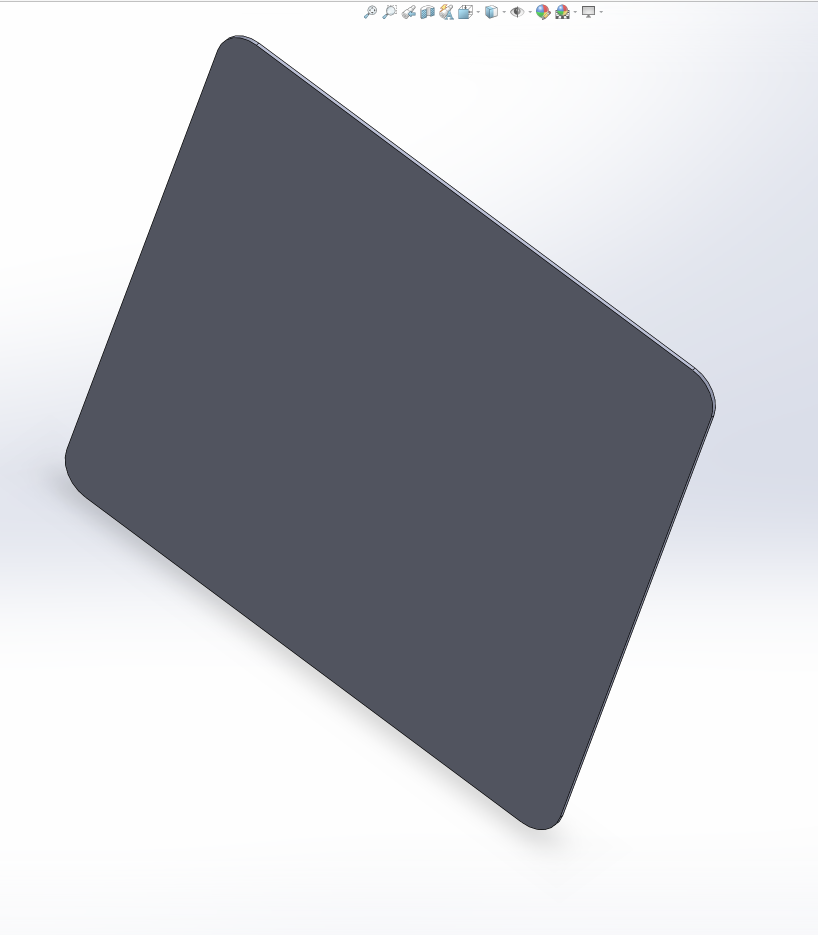
#> input picture Agar Plates/Agar Plate.PNG, 1636 x 1870 px (shown at 1/2 size)
$ python -i LarvaPicker.py   (imports and definitions only)   (Python 2 division)
#> lines starting #> are read from the running program, lines starting #| are printed output that depends on the picture; after the words box and inside, x2 and y2 are one past the last pixel; in counts of white or black regions, pixels touching at a corner belong together
### fsSerial.py
## Copyright (c) 2016, FlySorter LLC
##

import sys
import glob
import serial
import time

# Serial communications class that is used for multiple devices.
#
class fsSerial:
    """Serial class for generic serial device."""

    WaitTimeout = 3
    portName = ""

    # [8 lines left out: function __init__, not called in this run]

    def close(self):
        self.ser.close()

    # Retrieve any waiting data on the port
    # [60 lines left out: functions getSerOutput, waitForOK, sendCmd, sendSyncCmd, sendCmdGetReply, not called in this run]

def listAvailablePorts():
    """Lists serial ports"""

    if sys.platform.startswith('win'):
        ports = ['COM' + str(i + 1) for i in range(64)]
    elif sys.platform.startswith('linux') or sys.platform.startswith('cygwin'):
        # this is to exclude your current terminal "/dev/tty"
        ports = glob.glob('/dev/tty[A-Za-z]*')
    elif sys.platform.startswith('darwin'):
        ports = glob.glob('/dev/tty.*')
    else:
        raise EnvironmentError('Unsupported platform')

    result = []
    for port in ports:
        try:
            s = serial.Serial(port)
            s.close()
            result.append(port)
        except (OSError, serial.SerialException):
            pass
    return result

# [16 lines left out: function findDispenser, not called in this run]

def findSmoothie():
    portList = listAvailablePorts()
    for port in portList:
        s = fsSerial(port, 115200)
        r = s.sendCmdGetReply('version\n')
        #print "Reply: ", r
        if r.startswith("Build version:"):
            #print "Port:", port, "is first Smoothie found"
            smoothie = s
            smoothie.ser.flushInput()
            return smoothie
        s.ser.flushInput()
        s.ser.flushOutput()
        s.close()
    return None

### LarvaPicker.py
# Copyright 2016, FlySorter LLC

import fsSerial
import os
import glob
import cv2
import numpy as np
import sys
import time

from LPConstants import *

# General structure of this program:
#
# 1. Initialize serial port to communicate with SmoothieBoard
# 2. Read in config information for transformation between
#    image coordinates and robot coordinates, and also Z heights.
# 3. Watch for change in designated image file
# 4. When change occurs:
#       a. Open image file
#       b. Find larva(e) around perimeter of agar bed
#       c. If found:
#           i. Find open space(s) near center of agar bed
#           ii. Direct robot to reposition larva(e)
#           iii. Move robot out of view
# Ongoing - listen for interrupt; quit cleanly.

#if ( len(sys.argv) != 2 ) or ( int(sys.argv[1]) < 1 ) or ( int(sys.argv[1]) > 3 ):
#    print "Usage: {0} N".format(sys.argv[0])
#    print "Where N is the size/age of the larvae -- 1, 2, or 3"
#    exit()

#instar = int(sys.argv[1])
instar = 2

# Check that files exist
# [9 lines not run here, left out]
# [1 line that did not run here, left out]

# Import z height points and find plane equation for agar bed
# [1 line not run here, left out]

# Equation of a plane is a*x + b*y * c*z = d

# These three points are in the plane
# [1 line that did not run here, left out]
# [1 line that did not run here, left out]
# [1 line that did not run here, left out]

# Therefore, these two vectors are in the plane
# [1 line that did not run here, left out]
# [1 line that did not run here, left out]

# The cross product is a vector normal to the plane
# [1 line that did not run here, left out]
# [1 line that did not run here, left out]

# This evaluates a * x3 + b * y3 + c * z3 which equals d
# [1 line that did not run here, left out]

# [9 lines not run here, left out]
# [1 line that did not run here, left out]
# [1 line that did not run here, left out]
# [1 line that did not run here, left out]
# [1 line that did not run here, left out]
# [1 line that did not run here, left out]
# [1 line that did not run here, left out]

# [2 lines that did not run here, left out]
# [1 line that did not run here, left out]

# Define a few functions. Program continues below.

# To calculate the Z height of the agar bed at any X/Y coordinate:
# Use plane equation, solve for Z.
# z = (d - a*x - b*y)/c
# [35 lines left out: functions getZHeight, pickLarva, not called in this run]


def parseImage(img):
    larvaList = []
    kernel = np.array([[0, 1, 0],[1, 1, 1],[0, 1, 0]], dtype=np.uint8)
    # img is a masked image where the background
    # is black and larvae are white
    invImg = 255-img
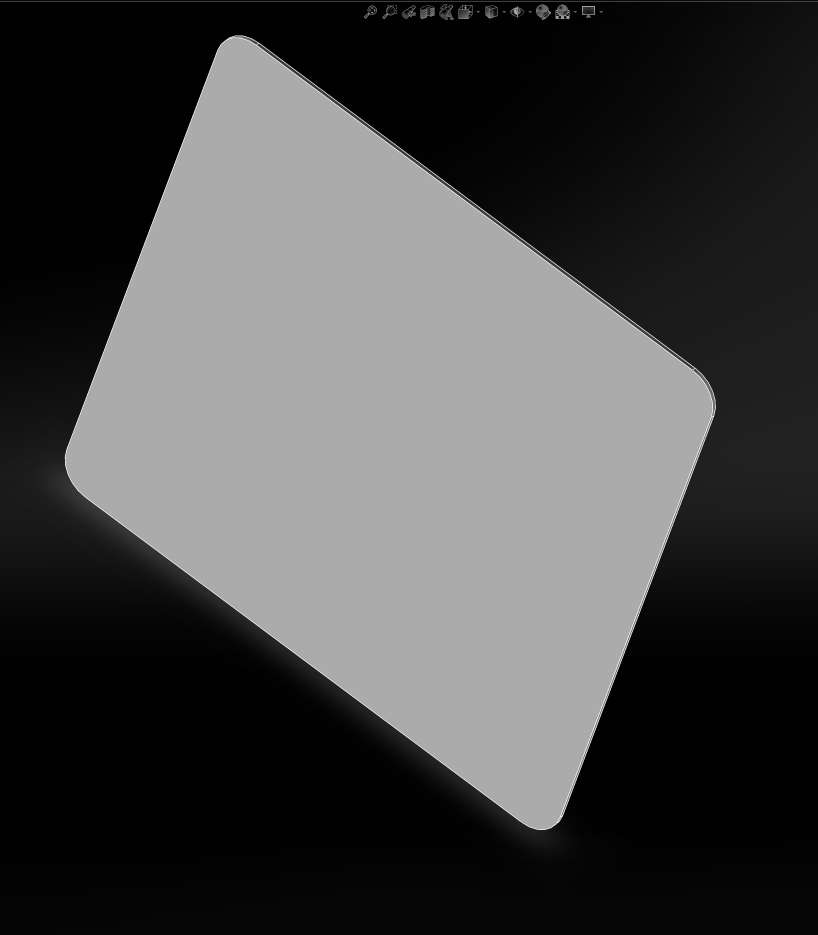
#> invImg: shape (1870, 1636) (shown at 1/2 size); min 0, max 255, mean 70
    at = cv2.adaptiveThreshold(invImg, 255, cv2.ADAPTIVE_THRESH_MEAN_C, cv2.THRESH_BINARY_INV, 55, 25)
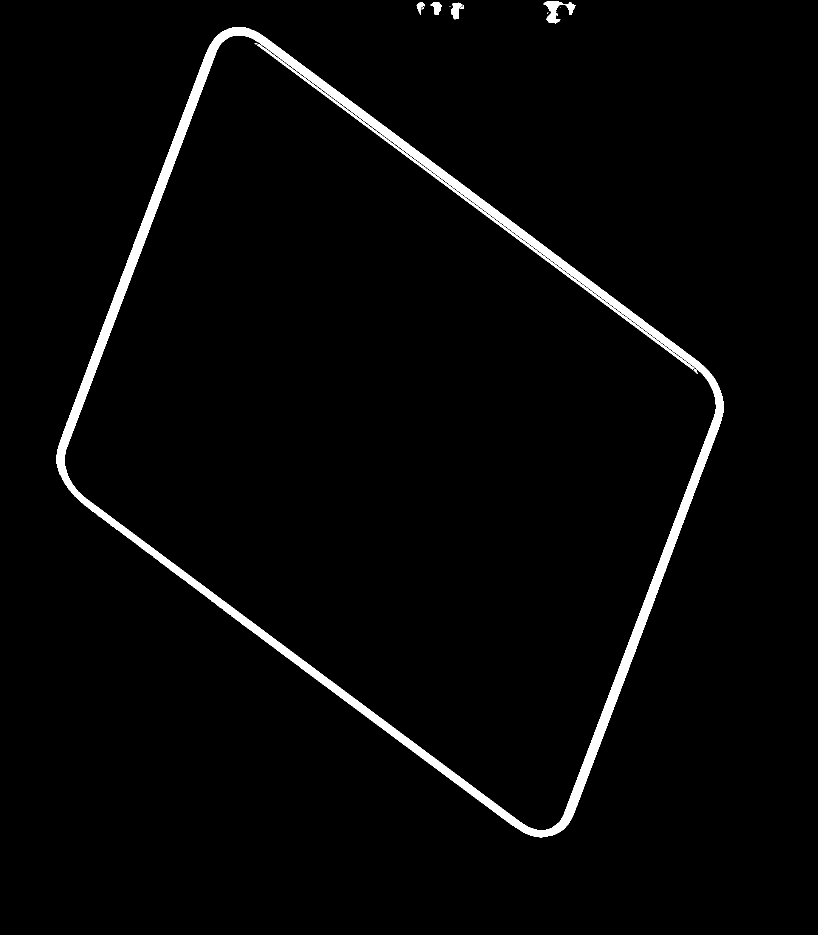
#> at: shape (1870, 1636) (shown at 1/2 size); 2.6% white; 18 white regions (11 under 20 px), largest, box (x1, y1, x2, y2) and area: (112, 54, 1448, 1675) 71204, (514, 88, 1389, 739) 4893, (1087, 3, 1151, 47) 1111
    #cv2.imwrite("threshold.png", at)
    # Erode, then dilate to remove noise
    erodeImg = cv2.erode(at, kernel)
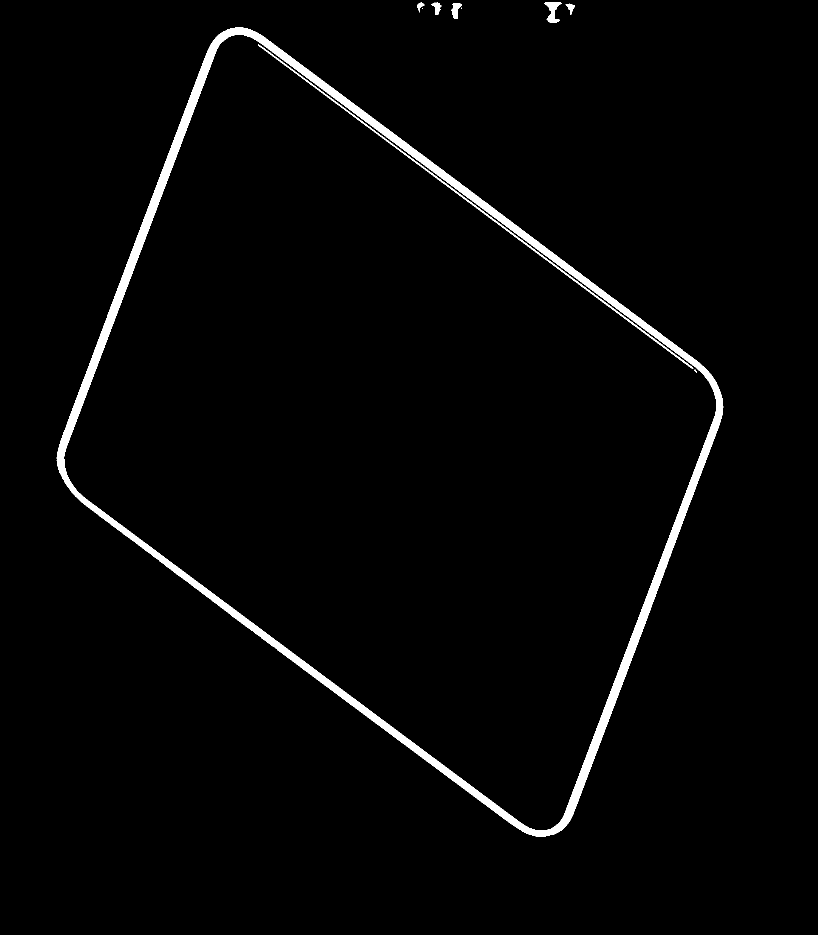
#> erodeImg: shape (1870, 1636) (shown at 1/2 size); 2.2% white; 10 white regions (3 under 20 px), largest, box (x1, y1, x2, y2) and area: (113, 55, 1447, 1674) 63635, (516, 89, 1387, 738) 3145, (1089, 4, 1124, 46) 699
    clean = cv2.dilate(erodeImg, kernel)
#> clean: shape (1870, 1636); 2.6% white; 10 white regions (2 under 20 px)
    cv2.imwrite("clean.png", erodeImg)
    # Now find contours
    contours, h = cv2.findContours(clean, cv2.RETR_EXTERNAL, cv2.CHAIN_APPROX_SIMPLE)
#> contours = 8 contours, 2 with area under 20; largest, box (x1, y1, x2, y2) and area: (112, 54, 1448, 1675) 1224432, (1088, 3, 1125, 47) 770, (902, 5, 925, 39) 414, (861, 4, 884, 30) 296, (1130, 6, 1151, 30) 212, (833, 4, 850, 26) 150; h = [[1, -1, -1, -1], [2, 0, -1, -1], [3, 1, -1, -1], [4, 2, -1, -1], [5, 3, -1, -1], [6, 4, -1, -1], [7, 5, -1, -1], [-1, 6, -1, -1]]
    for c in contours:
            mmnts = cv2.moments(c)
            if ( mmnts['m00'] != 0 ):
                #print " mmnts['m00']:", mmnts['m00'], " at ", (mmnts['m10'] / mmnts['m00'] ), ( mmnts['m01'] / mmnts['m00'])
                if ( larvaRanges[instar-1][0] < mmnts['m00'] < larvaRanges[instar-1][1] ):
                    # Center of contour is m10/m00, m01/m00
                    print "Larva size:", mmnts['m00']
                    larvaList.append( np.array([ (mmnts['m10'] / mmnts['m00'] ), ( mmnts['m01'] / mmnts['m00']) ], dtype=np.int16) )
#> this loop made 8 passes
#> c on pass 2: [[845, 15], [843, 17], [844, 18], [846, 16]]
#| Larva size: 211.5
#| Larva size: 296.5
#| Larva size: 150.0
#> after the loop, larvaList = [[1140, 15], [873, 15], [839, 11]]

    return larvaList

# [24 lines left out: function findSpace, not called in this run]

# [1 line that did not run here, left out]

# [9 lines not run here, left out]

# [1 line that did not run here, left out]
# [1 line not run here, left out]
# [1 line that did not run here, left out]
# [4 lines not run here, left out]

# [1 line that did not run here, left out]

# [51 lines not run here, left out]

>>> import cv2
>>> picture = cv2.imread('Agar Plates/Agar Plate.PNG', cv2.IMREAD_GRAYSCALE)
>>> result = parseImage(picture)
#> result = [[1140, 15], [873, 15], [839, 11]]
